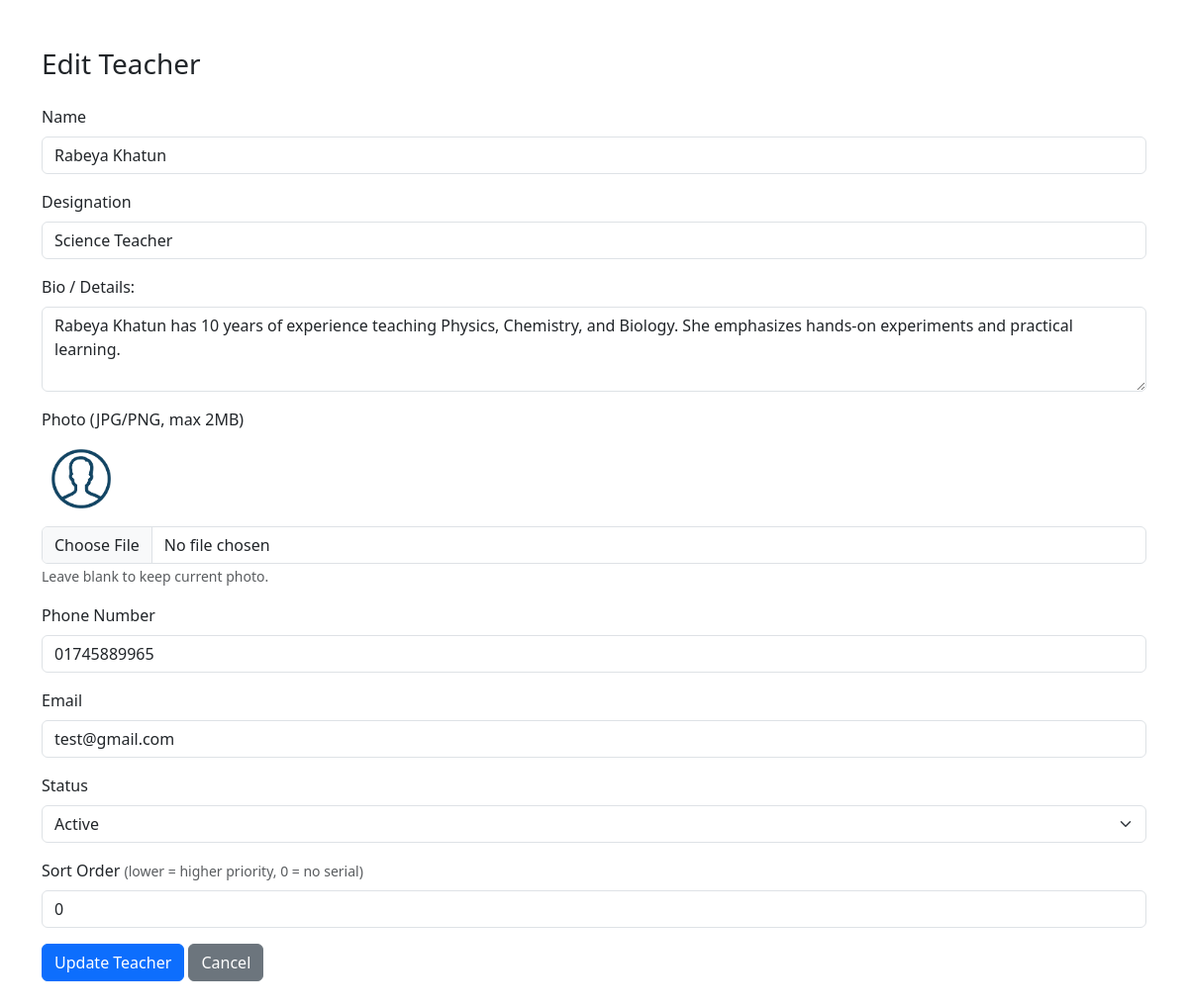
The app's page /admin/edit_teacher.php?id=15 (signed in) with its own data.
### tables this page shows
CREATE TABLE `teachers` (
  `id` int(11) NOT NULL,
  `name` varchar(100) NOT NULL,
  `designation` varchar(100) DEFAULT NULL,
  `bio` text DEFAULT NULL,
  `photo` varchar(255) DEFAULT 'default.png',
  `status` tinyint(1) DEFAULT 1,
  `created_at` timestamp NOT NULL DEFAULT current_timestamp(),
  `phone` varchar(50) DEFAULT NULL,
  `email` varchar(100) DEFAULT NULL,
  `sort_order` int(11) NOT NULL DEFAULT 0
);

### admin/edit_teacher.php (the view, shortened to what this page needs)
<?php
require_once '../includes/db.php';
$teacher_id = intval($_GET['id']);
$stmt = $conn->prepare('SELECT * FROM teachers WHERE id = ?');
$stmt->bind_param('i', $teacher_id);
$stmt->execute();
$result = $stmt->get_result();
$teacher = $result->fetch_assoc();
?>
<!DOCTYPE html>
<html lang="en">
<head>
    <link href="https://cdn.jsdelivr.net/npm/bootstrap@5.3.0/dist/css/bootstrap.min.css" rel="stylesheet">
</head>
<body>
    <div class="container my-5">
        <h3 class="mb-4">Edit Teacher</h3>
        <form method="post" enctype="multipart/form-data">
            <div class="mb-3">
                <label for="name" class="form-label">Name</label>
                <input type="text" class="form-control" id="name" name="name" value="<?php echo htmlspecialchars($teacher['name']); ?>" required>
            </div>
            <div class="mb-3">
                <label for="designation" class="form-label">Designation</label>
                <input type="text" class="form-control" id="designation" name="designation" value="<?php echo htmlspecialchars($teacher['designation']); ?>">
            </div>
            <div class="mb-3">
                <label for="bio" class="form-label">Bio / Details:</label>
                <textarea class="form-control" id="bio" name="bio" rows="3" placeholder="Enter details about the teacher"><?php echo htmlspecialchars($teacher['bio'] ?? ''); ?></textarea>
            </div>
            <div class="mb-3">
                <label for="photo" class="form-label">Photo (JPG/PNG, max 2MB)</label><br>
                <img src="../assets/images/<?php echo htmlspecialchars($teacher['photo']); ?>" width="80" class="mb-2 rounded" alt="Current Photo"><br>
                <input type="file" class="form-control" id="photo" name="photo" accept=".jpg,.jpeg,.png,.webp">
                <small class="text-muted">Leave blank to keep current photo.</small>
            </div>
            <div class="mb-3">
                <label for="phone" class="form-label">Phone Number</label>
                <input type="text" class="form-control" id="phone" name="phone" value="<?php echo htmlspecialchars($teacher['phone']); ?>">
            </div>
            <div class="mb-3">
                <label for="email" class="form-label">Email</label>
                <input type="email" class="form-control" id="email" name="email" value="<?php echo htmlspecialchars($teacher['email']); ?>">
            </div>
            <div class="mb-3">
                <label for="status" class="form-label">Status</label>
                <select class="form-select" id="status" name="status">
                    <option value="1" <?php if($teacher['status']) echo 'selected'; ?>>Active</option>
                </select>
            </div>
            <div class="mb-3">
                <label for="sort_order" class="form-label">Sort Order <span class="text-muted small">(lower = higher priority, 0 = no serial)</span></label>
                <input type="number" class="form-control" id="sort_order" name="sort_order" min="0" value="<?php echo htmlspecialchars($teacher['sort_order']); ?>">
            </div>
            <button type="submit" name="update_teacher" class="btn btn-primary">Update Teacher</button>
            <a href="teachers.php" class="btn btn-secondary">Cancel</a>
        </form>
    </div>
</body>
</html>

### records on screen
teachers: name "Rabeya Khatun", designation "Science Teacher", bio "Rabeya Khatun has 10 years of experience teaching Physics, Chemistry, and Biology. She emphasizes hands-on experiments and practical learning.", photo (placeholder picture), phone "01745889965", email "test@gmail.com", status "Active", sort_order "0"
